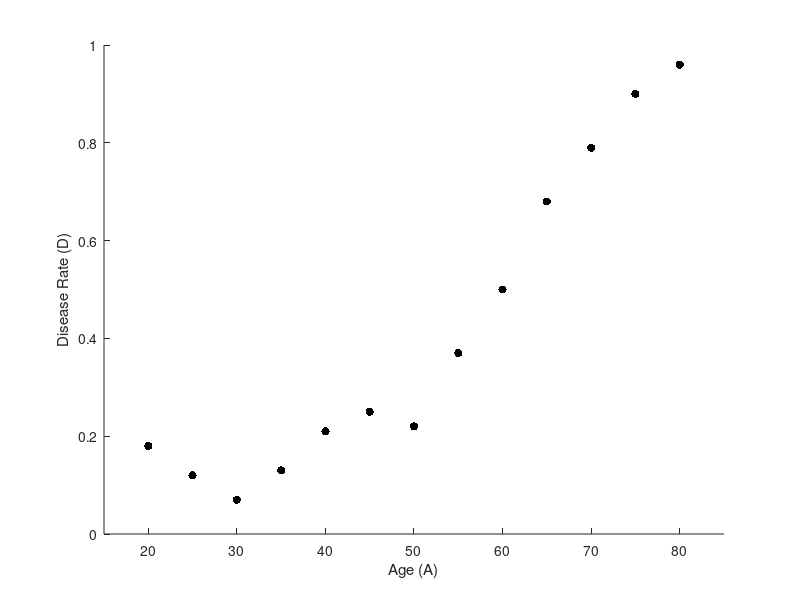

MATLAB code to generate this figure: (Note: a time limit stopped this script after it produced the figure.)
% AASI HW0
% Po-Tao, Lin | B11501037 |
% Date: 2025/09/10

clear; close all; clc;
%% Part 1 Data setting
% original data
A = 20:5:80;                    %age
D = [0.18, 0.12, 0.07, 0.13, 0.21, 0.25, 0.22, 0.37, 0.50,...
    0.68, 0.79, 0.90, 0.96];    %disease rate
%---make figure
figure('Position',[100 100 600 400])
set(gcf, 'Color','White');
scatter(A,D,'k','filled','DisplayName','data')
xlabel('Age (A)');
ylabel('Disease Rate (D)');
xlim([15,85]); ylim([0,1])
exportgraphics(gca,'Fig1.pdf','ContentType','vector')
%% Part 2 Model

%% Part 2-1 polynomial pattern
B1 = [A.^2; A; A.^0];
C1 = D/B1;
A_fit = linspace(min(A), max(A), 200);
model_poly = @(C,x) C(1)*x.^2+C(2)*x+C(3);

%---make figure
figure('Position',[100 100 600 400])
set(gcf, 'Color','White');
scatter(A,D,'k','filled','DisplayName','data')
hold on
xlabel('Age (A)');
ylabel('Disease Rate (D)');
plot(A_fit, model_poly(C1,A_fit),'linewidth',2,'DisplayName','M_1');
title('$M_1$','Interpreter','latex');
exportgraphics(gca,'Fig2.pdf','ContentType','vector');

%% Part 2-2 slowing model
model_exp = @(p, x) p(3) ./ (1 + p(2) * exp(p(1) * x)); % assumed form
p0 = [-0.1, 1, 1];   % first suggestion
% [lsqcurvefit] to fit curve
opts = optimoptions('lsqcurvefit','Display','iter');
lb = [-Inf, 0, 0];      % upperbound (a,b,c)
ub = [Inf, Inf, Inf];   % lowerbound (a,b,c)
p = lsqcurvefit(model_exp, p0, A, D, lb, ub, opts);

A_fit = linspace(min(A), max(A), 200);
D_fit = model_exp(p, A_fit);
%---make figure
figure('Position',[100 100 600 400])
set(gcf, 'Color','White');
scatter(A,D,'k','filled','DisplayName','data')
hold on
xlabel('Age (A)');
ylabel('Disease Rate (D)');
plot(A_fit, D_fit,'b--','linewidth',2,'DisplayName','M_2')
title('$M_2$','Interpreter','latex');
exportgraphics(gca,'Fig3.pdf','ContentType','vector');

%% Part 3 determine the goodness of fit
%--R^2
function RS = RScompute(D_model, D_origin)
    SS_res = sum((D_origin-D_model).^2);
    SS_tot = sum((D_origin-mean(D_origin)).^2);
    RS = 1-SS_res/SS_tot;
end
%--RMSE
function RMSE = RMSEcompute(D_model, D_origin)
    RMSE = sqrt(mean((D_model-D_origin).^2));
end
%
RS_poly = RScompute(model_poly(p,A),D);
RS_exp = RScompute(model_exp(p,A),D);

RMSE_poly = RMSEcompute(model_poly(p,A),D);
RMSE_exp = RMSEcompute(model_exp(p,A),D);
